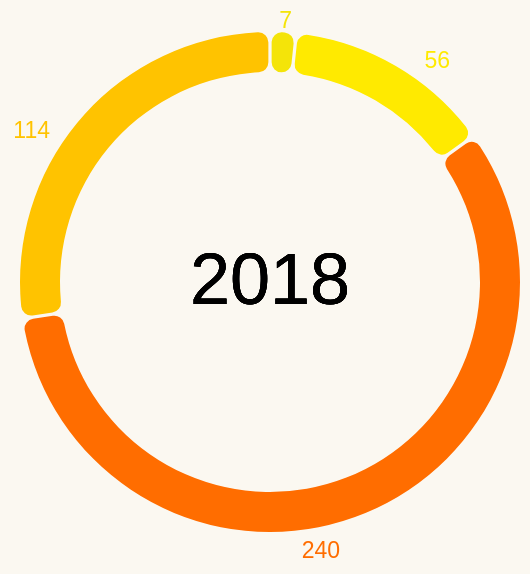

Vega-Lite specification stored for this chart:
### Vega-Lite specification from a JSON file in a GitHub repository (floating-point values rounded to 4 significant figures)
{"$schema": "https://vega.github.io/schema/vega-lite/v5.json", "width": 250, "height": 250, "background": "#FBF8F1", "data": {"values": [{"Comfortability": "Physical health", "Count": 240}, {"Comfortability": "Mental health", "Count": 7}, {"Comfortability": "Same level of comfort for each", "Count": 114}, {"Comfortability": "Neither", "Count": 56}]}, "config": {"legend": {"disable": true}}, "layer": [{"mark": {"type": "arc", "padAngle": 0.01, "innerRadius": 105, "cornerRadius": 5}, "encoding": {"theta": {"field": "Count", "type": "quantitative"}, "color": {"field": "Comfortability", "type": "nominal", "scale": {"range": ["#F4E409", "#FFEA00", "#FF6D00", "#FFC300"]}}, "tooltip": [{"field": "Comfortability", "type": "nominal", "title": "Comfortability in sharing"}, {"field": "Count", "type": "quantitative", "title": "Count"}]}}, {"mark": {"type": "text", "align": "center", "baseline": "middle", "fontSize": 36}, "encoding": {"text": {"value": "2018"}}}, {"mark": {"type": "text", "align": "right", "dx": 11, "dy": -130, "fontSize": 11.5}, "encoding": {"text": {"field": "Count", "type": "quantitative"}, "color": {"value": "#F4E409"}, "opacity": {"condition": {"test": "datum['Comfortability'] == 'Mental health'", "value": 1}, "value": 0}}}, {"mark": {"type": "text", "align": "right", "dx": 90, "dy": -110, "fontSize": 11.5}, "encoding": {"text": {"field": "Count", "type": "quantitative"}, "color": {"value": "#FFEA00"}, "opacity": {"condition": {"test": "datum['Comfortability'] == 'Neither'", "value": 1}, "value": 0}}}, {"mark": {"type": "text", "align": "right", "dx": 35, "dy": 135, "fontSize": 11.5}, "encoding": {"text": {"field": "Count", "type": "quantitative"}, "color": {"value": "#FF6D00"}, "opacity": {"condition": {"test": "datum['Comfortability'] == 'Physical health'", "value": 1}, "value": 0}}}, {"mark": {"type": "text", "align": "right", "dx": -110, "dy": -75, "fontSize": 11.5}, "encoding": {"text": {"field": "Count", "type": "quantitative"}, "color": {"value": "#FFC300"}, "opacity": {"condition": {"test": "datum['Comfortability'] == 'Same level of comfort for each'", "value": 1}, "value": 0}}}]}
